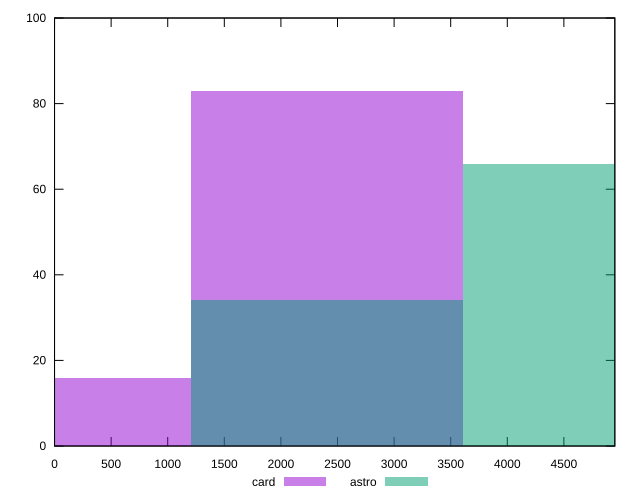

Write the gnuplot code that produced this figure.
reset

$card <<EOF
2404.1315780157 83
0 16
EOF

$astro <<EOF
2404.1315780157 34
4808.2631560314 66
EOF

set key outside below
set boxwidth 2404.1315780157
set xrange [0:4950]
set yrange [0:100]
set trange [0:100]
set style fill transparent solid 0.5 noborder
set terminal svg size 640, 500 enhanced background rgb 'white'
set output "reports/report_00027_2021-02-24T12-40-31.850Z/unused-javascript/comparison/histogram/2_vs_3.svg"

plot $card title "card" with boxes, \
     $astro title "astro" with boxes

reset
